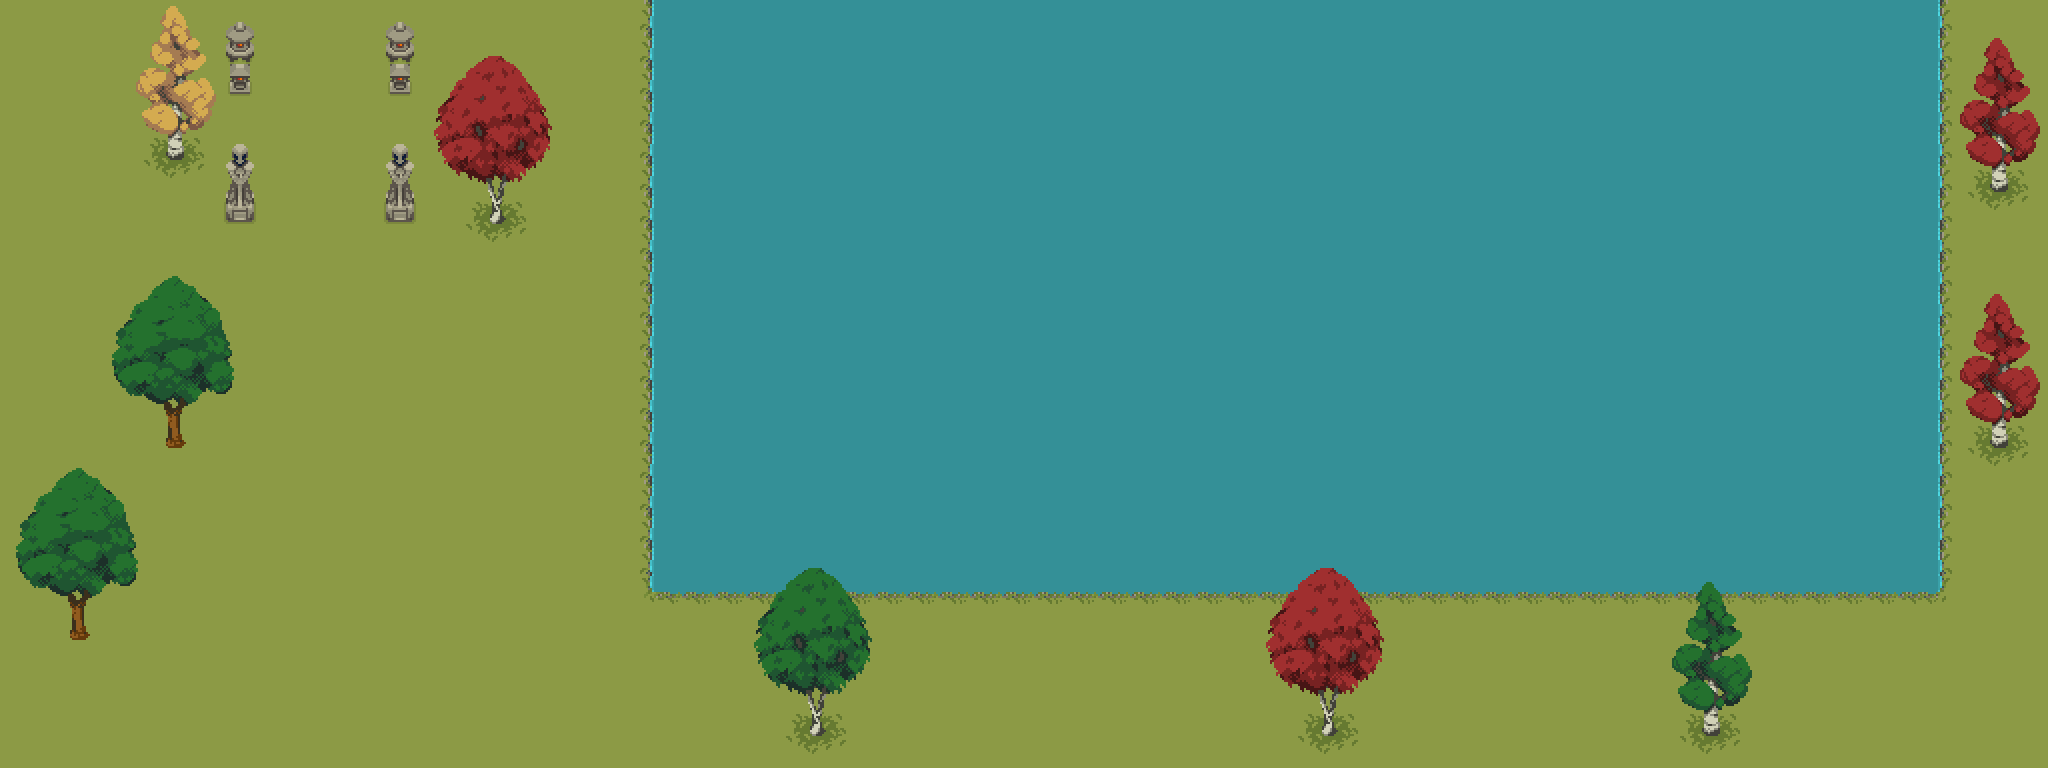

This is a level from a 2D game, rendered from its Tiled map with the project's own tilesets. A one-line summary and the map file follow, with tile-layer data summarised:
An orthogonal 64x24 tile map with 32x32 px tiles, 2 tile layers (Map, Tree), 2 hidden layers not drawn, 6 tilesets.

<map version="1.10" tiledversion="1.10.2" orientation="orthogonal" renderorder="right-down" width="64" height="24" tilewidth="32" tileheight="32" infinite="0" nextlayerid="9" nextobjectid="8">
 <tileset firstgid="1" name="tmw_desert_spacing" tilewidth="32" tileheight="32" spacing="1" margin="1" tilecount="48" columns="8">
  <image source="tmw_desert_spacing.png" width="265" height="199" />
  <wangsets>
   <wangset name="Brick" type="corner" tile="9">
    <wangcolor name="" color="#ff0000" tile="-1" probability="1" />
    <wangtile tileid="0" wangid="0,0,0,1,0,0,0,0" />
    <wangtile tileid="1" wangid="0,0,0,1,0,1,0,0" />
    <wangtile tileid="2" wangid="0,0,0,0,0,1,0,0" />
    <wangtile tileid="8" wangid="0,1,0,1,0,0,0,0" />
    <wangtile tileid="9" wangid="0,1,0,1,0,1,0,1" />
    <wangtile tileid="10" wangid="0,0,0,0,0,1,0,1" />
    <wangtile tileid="16" wangid="0,1,0,0,0,0,0,0" />
    <wangtile tileid="17" wangid="0,1,0,0,0,0,0,1" />
    <wangtile tileid="18" wangid="0,0,0,0,0,0,0,1" />
    <wangtile tileid="19" wangid="0,1,0,0,0,1,0,1" />
    <wangtile tileid="20" wangid="0,1,0,1,0,0,0,1" />
    <wangtile tileid="27" wangid="0,0,0,1,0,1,0,1" />
    <wangtile tileid="28" wangid="0,1,0,1,0,1,0,0" />
   </wangset>
   <wangset name="Marble" type="corner" tile="33">
    <wangcolor name="" color="#ff0000" tile="-1" probability="1" />
    <wangtile tileid="24" wangid="0,0,0,1,0,0,0,0" />
    <wangtile tileid="25" wangid="0,0,0,1,0,1,0,0" />
    <wangtile tileid="26" wangid="0,0,0,0,0,1,0,0" />
    <wangtile tileid="32" wangid="0,1,0,1,0,0,0,0" />
    <wangtile tileid="33" wangid="0,1,0,1,0,1,0,1" />
    <wangtile tileid="34" wangid="0,0,0,0,0,1,0,1" />
    <wangtile tileid="35" wangid="0,1,0,0,0,1,0,1" />
    <wangtile tileid="36" wangid="0,1,0,1,0,0,0,1" />
    <wangtile tileid="40" wangid="0,1,0,0,0,0,0,0" />
    <wangtile tileid="41" wangid="0,1,0,0,0,0,0,1" />
    <wangtile tileid="42" wangid="0,0,0,0,0,0,0,1" />
    <wangtile tileid="43" wangid="0,0,0,1,0,1,0,1" />
    <wangtile tileid="44" wangid="0,1,0,1,0,1,0,0" />
   </wangset>
   <wangset name="Sand" type="corner" tile="14">
    <wangcolor name="" color="#ff0000" tile="29" probability="1" />
    <wangtile tileid="3" wangid="0,1,0,0,0,1,0,1" />
    <wangtile tileid="4" wangid="0,1,0,1,0,0,0,1" />
    <wangtile tileid="5" wangid="0,0,0,1,0,0,0,0" />
    <wangtile tileid="6" wangid="0,0,0,1,0,1,0,0" />
    <wangtile tileid="7" wangid="0,0,0,0,0,1,0,0" />
    <wangtile tileid="11" wangid="0,0,0,1,0,1,0,1" />
    <wangtile tileid="12" wangid="0,1,0,1,0,1,0,0" />
    <wangtile tileid="13" wangid="0,1,0,1,0,0,0,0" />
    <wangtile tileid="14" wangid="0,1,0,1,0,1,0,1" />
    <wangtile tileid="15" wangid="0,0,0,0,0,1,0,1" />
    <wangtile tileid="21" wangid="0,1,0,0,0,0,0,0" />
    <wangtile tileid="22" wangid="0,1,0,0,0,0,0,1" />
    <wangtile tileid="23" wangid="0,0,0,0,0,0,0,1" />
   </wangset>
  </wangsets>
 </tileset>
 <tileset firstgid="49" name="MapMetadata" tilewidth="32" tileheight="32" spacing="1" margin="1" tilecount="2" columns="2">
  <image source="MapMetadata.png" width="67" height="34" />
 </tileset>
 <tileset firstgid="51" name="wate" tilewidth="32" tileheight="32" tilecount="110" columns="11">
  <image source="Tiled/Water Tileset2.png" width="352" height="320" />
 </tileset>
 <tileset firstgid="161" name="Tree" tilewidth="32" tileheight="32" tilecount="546" columns="26">
  <image source="Tiled/32PX/Trees.png" width="832" height="672" />
 </tileset>
 <tileset firstgid="707" name="Rock" tilewidth="32" tileheight="32" tilecount="36" columns="6">
  <image source="Tiled/32PX/Environment.png" width="192" height="192" />
 </tileset>
 <tileset firstgid="743" name="grass" tilewidth="32" tileheight="32" tilecount="440" columns="22">
  <image source="Tiled/32PX/Tileset (2).png" width="704" height="640" />
 </tileset>
 <layer id="1" name="Map" width="64" height="24">
  <properties>
   <property name="Draw" type="bool" value="true" />
  </properties>
  <data>[1536 cells, 1536 non-empty, 7 distinct tile ids]</data>
 </layer>
 <layer id="8" name="Tree" width="64" height="24">
  <properties>
   <property name="Draw" type="bool" value="true" />
  </properties>
  <data>[1536 cells, 260 non-empty, 168 distinct tile ids]</data>
 </layer>
 <layer id="5" name="Collisions" width="64" height="24" visible="0">
  <properties>
   <property name="Draw" type="bool" value="false" />
  </properties>
  <data>[1536 cells, 0 non-empty, 0 distinct tile ids]</data>
 </layer>
 <layer id="7" name="Navigation" width="64" height="24" visible="0">
  <properties>
   <property name="Draw" type="bool" value="false" />
   <property name="Navigation" type="bool" value="true" />
  </properties>
  <data>[1536 cells, 0 non-empty, 0 distinct tile ids]</data>
 </layer>
</map>
